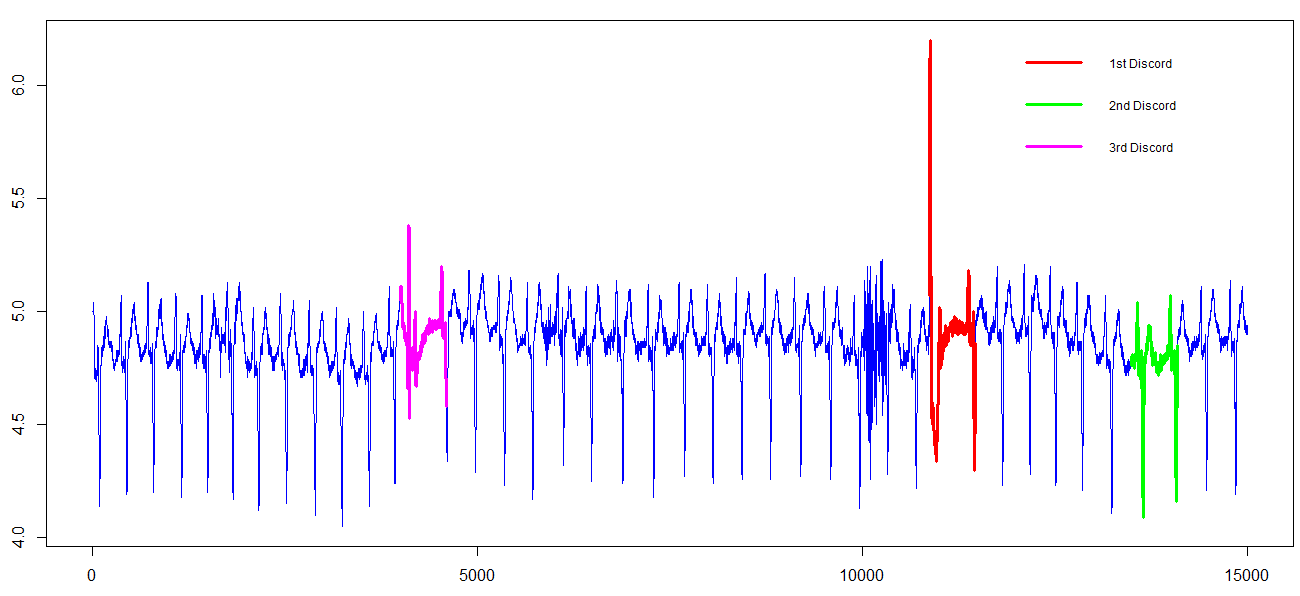

Write R code to recreate this figure.

start_outlier_points = c(10867, 13492, 3994);
N_LENGTH = 600
cols = c("red", "green", "magenta")
#read data
data=read.csv("C:\\Users\\chauuser_w10\\Downloads\\SAX__update\\SAX__update\\SAX_update\\SAX_update\\bin\\Debug\\Data\\ECG_15000.txt")[[1]]



plot(data, type="l", col="blue")
for (i in 1:length(start_outlier_points))
{
    sub_timeseries = c(start_outlier_points[i]:(start_outlier_points[i]+N_LENGTH-1))
    lines(sub_timeseries, data[sub_timeseries], type="l", col=cols[i], lwd=3)
}

legend('topright', c("1st Discord", "2nd Discord", "3rd Discord"), col = cols, lty=1, bty='n', cex=.75, lwd=3) # gives the legend lines the correct color and width

#colors()[450]: 
#colors: http://research.stowers-institute.org/efg/R/Color/Chart/index.htm



data=read.csv("C:\\Users\\chauuser_w10\\Downloads\\SAX__update\\SAX__update\\SAX_update\\SAX_update\\bin\\Debug\\Data\\ERP_data.dat", sep = "", skip = 0,header = F)
for (int)
plot(data,type="l")
